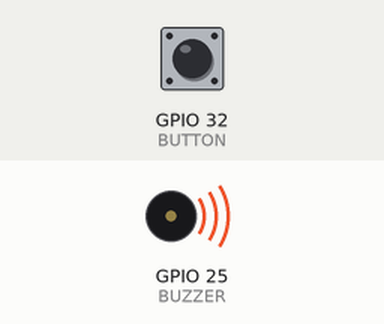
A sketch run on a simulated ESP32. On the bench: buzzer (waves = sounding). Inputs (shaded band) come from the test bench; at power-on: GPIO 32 (BUTTON) LOW.

Above: at 0.1 s.
Timing chart, 0 to 40.0 s (numbered marks = the images above):
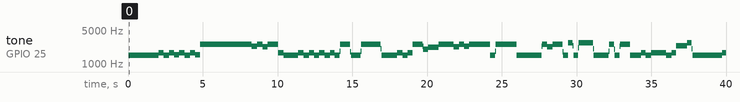

The sketch:

LAB06_2.ino
```cpp
#define BUZZER 25
#define BUTTON 32
hw_timer_t *Sound = NULL;
hw_timer_t *Stage = NULL;
int note[] = {1976,1760,1976,1760,1976,1760,1976,1760,1976,1175,1109,1175,1109,1109,1175,1175,1175,1319,1175,1319,1175,1109,1760,1976,1760,1976,1760,1976,1760,1976,1760,1976,1175,1109,1976,1976,1175,1109,1976,1976,1976,1760,1976,1760,1175,1109,1480,1319,1319,1175,1319,1175,1319,1175,1109,1109,1109,1976,1176,1109,1176,1109,1976,1976,1976,1175,1319,1175,1109,1976,1109,1976,1109,1976,1976,1976,1175,1976,1175,1109,1976,1976,1760,1976,1760,1976,1760,1175,1175,1109};
int tempo[] = {1000000,175000,175000,175000,175000,175000,175000,175000,175000,175000,175000,500000,175000,175000,175000,175000,175000,175000,175000,175000,175000,175000,175000,500000,175000,175000,175000,175000,175000,175000,175000,175000,175000,175000,175000,175000,500000,175000,175000,175000,175000,175000,175000,175000,175000,175000,175000,175000,175000,500000,175000,175000,175000,175000,175000,175000,175000,175000,175000,175000,175000,175000,500000,175000,175000,175000,175000,175000,175000,175000,175000,175000,500000,175000,175000,175000,175000,175000,175000,175000,175000,175000,175000,175000,500000,175000,175000,175000,175000,175000,175000,175000,175000,175000,175000,175000,175000,500000};
int arrLength = sizeof(note) / sizeof(int);
int count = 0;
int tp_ct = 0;
double speed[5] = {1,0.75,0.5,2,1.5};
double nowSpeed = 2;
int idx = 1;

void IRAM_ATTR pulseGen(){
  digitalWrite(BUZZER, !digitalRead(BUZZER));
}

void IRAM_ATTR IO_INT_ISR(){
  nowSpeed = speed[idx];
  idx = (idx + 1)%5;
}

int tp(){
  double t = tempo[tp_ct] * nowSpeed;
  tp_ct = (tp_ct + 1)%arrLength;
  return (int) t;
}

int fz(){
  int t = note[count];
  count = (count + 1)%arrLength;
  return t/6;
}

void IRAM_ATTR start(){
  timerAlarmWrite(Sound, fz(), true);
  timerAlarmEnable(Sound);
  timerAlarmWrite(Stage, tp(), true);
  timerAlarmEnable(Stage);
}

void setup() {
  pinMode(BUZZER, OUTPUT);
  pinMode(BUTTON, INPUT);
  Sound = timerBegin(3, 80, true);
  Stage = timerBegin(1, 80, true);
  timerAttachInterrupt(Sound, &pulseGen, true);
  timerAttachInterrupt(Stage, &start, true);
  attachInterrupt(BUTTON, IO_INT_ISR, RISING);
  start();
}

void loop()
{
  // Do nothing....
}
```

Measured:
- by itself, tone on GPIO 25 (BUZZER): plays 1520 Hz for 2.0 s, 1706 Hz for 0.36 s, 1520 Hz for 0.36 s, 1706 Hz for 0.32 s, 1551 Hz for 0.36 s, 1706 Hz for 0.36 s … (78 notes in this stretch)
